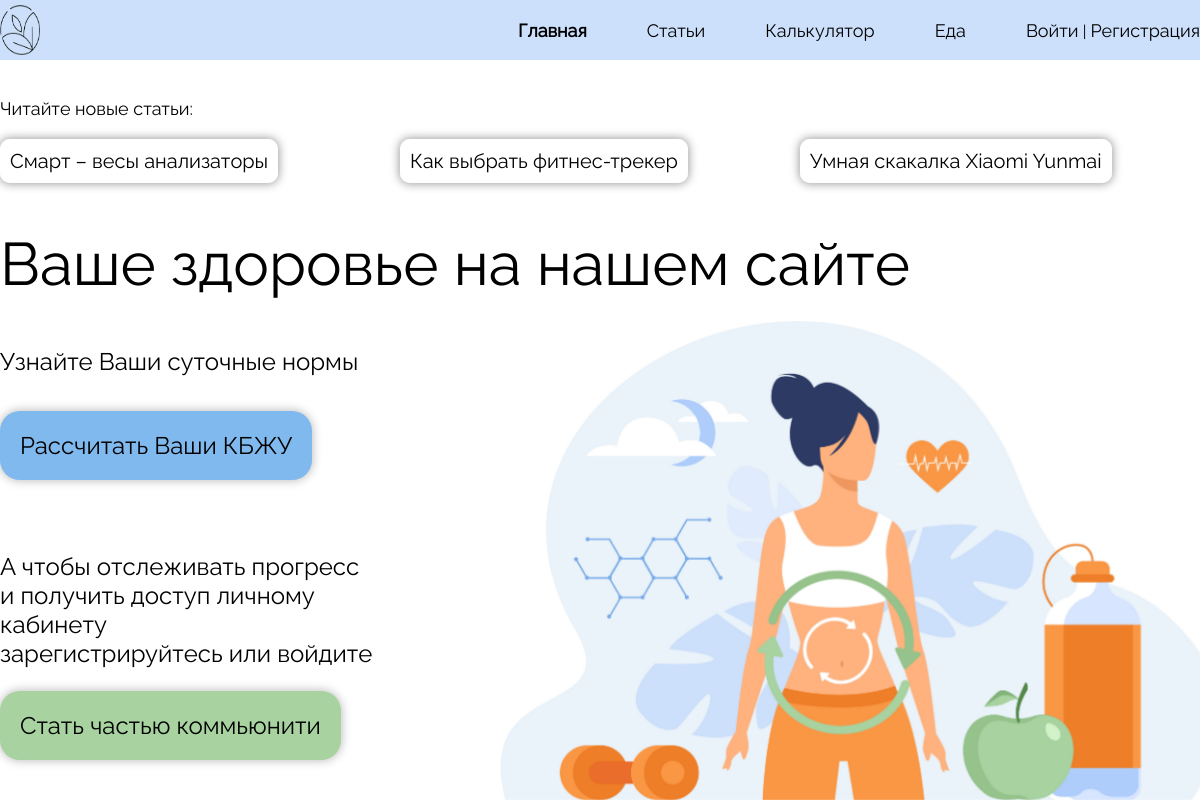
The app's page /, older data.
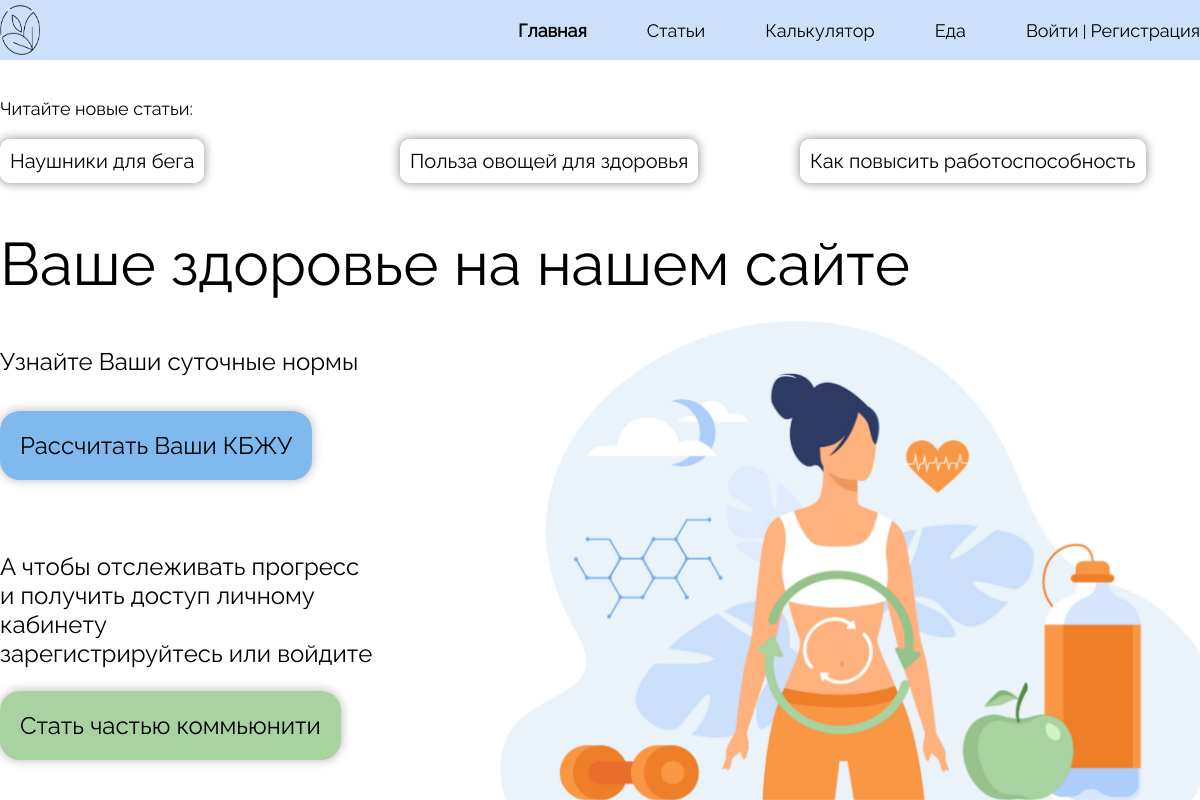
The same page, newer data.
### articles/models.py (models this page shows, shortened)
class Article(models.Model):
    title = models.CharField(max_length=255)
    slag = models.SlugField(max_length=255, unique=True, db_index=True, verbose_name="URL")
    content = models.TextField(blank=True)
    photo = models.ImageField(upload_to="photos/%Y/%m/%d")
    time_create = models.DateTimeField(auto_now_add=True)
    time_update = models.DateTimeField(auto_now=True)
    is_published = models.BooleanField(default=True)
    category = models.ForeignKey(Category, on_delete=models.PROTECT)
    class Meta:
        verbose_name = 'Статьи'
        verbose_name_plural = 'Статьи'

### main/views.py (the view)
# urls.py: path('', views.main_page, name='home'),
def main_page(request):
    titlesNewArticles = Article.objects.order_by('-time_create')[:3]
    return render(request, 'main/main_page.html', {'titlesNewArticles': titlesNewArticles, 'title': 'Главная'})

### main/templates/main/main_page.html (shortened to what this page needs)
{% load static %}
<!DOCTYPE html>
<html lang="ru">
<head>
    <link href="{% static 'main/css/style_main.css' %}" rel="stylesheet">
</head>
<body>
    <header>
        <div class = container>
            <div class="head">
                <a href="{% url 'home' %}"><img src="{% static 'main/img/iconLogo.png' %}" alt="" class="logo"></a>
                <nav class="navigation">
                    <ul class="menu">
                        <li class="text">
                            <a href="{% url 'home' %}" style="font-weight: bold">Главная</a>
                        </li>
                        <li class="text">
                            <a href="{% url 'articles' %}">Статьи</a>
                        </li>
                        <li class="text">
                            <a href="{% url 'calculator' %}">Калькулятор</a>
                        </li>
                        <li class="text">
                            <a href="{% url 'product_selection' %}">Еда</a>
                        </li>
                        {% if request.user.is_authenticated %}
                            <li class="text">
                                <a href="{% url 'personalArea' %}">{{ user.username }} | Личный кабинет</a>
                            </li>
                        {% else %}
                            <li class="text">
                                <a href="{% url 'login' %}">Войти</a> | <a href="{% url 'registration_field' %}">Регистрация</a>
                            </li>
                        {% endif %}
                    </ul>
                </nav>
            </div>
        </div>
    </header>
<div id="wrapper">
    <section>
        <div class="readNewArticles">
            <div class="container">
                <p>Читайте новые статьи:</p>
            </div>
        </div>
    </section>
    <section>
        <div class="newArticles">
            <div class = container>
                <ul class="containerOfArticles">
                    {% for a in titlesNewArticles %}
                        <li><a href="{% url 'certainArticle' a.slag %}" class="firstArticle">{{a.title}}</a></li>
                    {% endfor %}
                </ul>
            </div>
        </div>
    </section>
    <section>
        <div class="mainPhrase">
            <img src="{% static 'main/img/imgForMainPage.jpg' %}" alt="" class="mainImage">
            <p>Ваше здоровье на нашем сайте</p>
        </div>
    </section>
    <section>
        <div class="textAboutCalc">
            <p>Узнайте Ваши суточные нормы</p>
        </div>
    </section>
    <section>
        <div class="buttonCalc">
            <a href="{% url 'calculator' %}">Рассчитать Ваши КБЖУ</a>
        </div>
    </section>
    <section>
        <div class="textAboutReg">
            <p>А чтобы отслеживать прогресс<br>и получить доступ личному кабинету<br>зарегистрируйтесь или войдите</p>
        </div>
    </section>
    <section>
        <div class="buttonRegSec">
            {% if request.user.is_authenticated %}
                <a href="{% url 'personalArea' %}" class="buttonReg">Стать частью коммьюнити</a>
            {% else %}
                <a href="{% url 'login' %}" class="buttonReg">Стать частью коммьюнити</a>
            {% endif %}
        </div>
    </section>
</div>
</body>
</html>

Row changes from the older to the newer data that the page shows:
no longer on this page (row edited): Article: title "Смарт – весы анализаторы"
no longer on this page (row unchanged): Article: title "Как выбрать фитнес-трекер"
no longer on this page (row edited): Article: title "Умная скакалка Xiaomi Yunmai"
added Article: title "Наушники для бега"
added Article: title "Польза овощей для здоровья"
added Article: title "Как повысить работоспособность"
